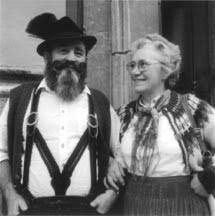
#> input picture dct/dataset/Bavariancouple.png, 215 x 216 px
$ python paper_tuned_reproduction.py
#> lines starting #> are read from the running program, lines starting #| are printed output that depends on the picture; after the words box and inside, x2 and y2 are one past the last pixel; in counts of white or black regions, pixels touching at a corner belong together
### dct/reproduce_dct_paper.py
from __future__ import annotations

import argparse
import json
from dataclasses import dataclass
from io import BytesIO
from pathlib import Path
from typing import Iterable

import matplotlib.pyplot as plt
import numpy as np
from PIL import Image, ImageFilter
from scipy.fftpack import dct, idct
from scipy.ndimage import gaussian_filter


def dct2(x: np.ndarray) -> np.ndarray:
    return dct(dct(x.T, norm="ortho").T, norm="ortho")


def idct2(x: np.ndarray) -> np.ndarray:
    return idct(idct(x.T, norm="ortho").T, norm="ortho")


def to_uint8(x: np.ndarray) -> np.ndarray:
    return np.clip(np.rint(x), 0, 255).astype(np.uint8)


# [22 lines left out: function load_grayscale_image, not called in this run]


def top_magnitude_indices(coeffs: np.ndarray, n: int) -> tuple[np.ndarray, np.ndarray]:
    flat = np.abs(coeffs).ravel()
    dc_idx = 0
    flat[dc_idx] = -np.inf
    n = min(n, flat.size - 1)
    idx = np.argpartition(flat, -n)[-n:]
    idx = idx[np.argsort(flat[idx])[::-1]]
    rows, cols = np.unravel_index(idx, coeffs.shape)
    return rows, cols


def gaussian_watermark(n: int, rng: np.random.Generator) -> np.ndarray:
    return rng.normal(loc=0.0, scale=1.0, size=n)


@dataclass
class WatermarkedImage:
    image: np.ndarray
    watermark: np.ndarray
    rows: np.ndarray
    cols: np.ndarray


def embed_watermark(
    image: np.ndarray,
    n: int,
    alpha: float,
    rng: np.random.Generator,
    watermark: np.ndarray | None = None,
) -> WatermarkedImage:
    coeffs = dct2(image)
    rows, cols = top_magnitude_indices(coeffs, n)
    mark = gaussian_watermark(len(rows), rng) if watermark is None else watermark

    coeffs_marked = coeffs.copy()
    coeffs_marked[rows, cols] = coeffs[rows, cols] * (1.0 + alpha * mark)
    wm_image = to_uint8(idct2(coeffs_marked)).astype(np.float64)

    return WatermarkedImage(image=wm_image, watermark=mark, rows=rows, cols=cols)


def extract_watermark(
    original_image: np.ndarray,
    candidate_image: np.ndarray,
    rows: np.ndarray,
    cols: np.ndarray,
    alpha: float,
    eps: float = 1e-10,
) -> np.ndarray:
    c0 = dct2(original_image)[rows, cols]
    c1 = dct2(candidate_image)[rows, cols]
    denom = np.where(np.abs(c0) < eps, eps, c0)
    return (c1 / denom - 1.0) / alpha


def similarity(original_mark: np.ndarray, extracted_mark: np.ndarray) -> float:
    denom = np.linalg.norm(extracted_mark)
    if denom < 1e-12:
        return 0.0
    return float(np.dot(original_mark, extracted_mark) / denom)


def mse(a: np.ndarray, b: np.ndarray) -> float:
    return float(np.mean((a - b) ** 2))


def mae(a: np.ndarray, b: np.ndarray) -> float:
    return float(np.mean(np.abs(a - b)))


# [38 lines left out: functions psnr, ssim, image_quality_metrics, not called in this run]


def remove_mean(mark: np.ndarray) -> np.ndarray:
    return mark - np.mean(mark)


def sign_only(mark: np.ndarray) -> np.ndarray:
    out = np.sign(mark)
    out[out == 0] = 1
    return out


# [6 lines left out: function attack_resize_half_restore, not called in this run]


def attack_jpeg(img: np.ndarray, quality: int) -> np.ndarray:
    pil = Image.fromarray(to_uint8(img))
    buf = BytesIO()
    pil.save(buf, format="JPEG", quality=quality, optimize=True)
    buf.seek(0)
    out = Image.open(buf).convert("L")
    return np.array(out, dtype=np.float64)


# [25 lines left out: functions attack_dither, attack_crop_restore_center_quarter, attack_print_xerox_scan_proxy, not called in this run]


def save_image(path: Path, arr: np.ndarray) -> None:
    path.parent.mkdir(parents=True, exist_ok=True)
    Image.fromarray(to_uint8(arr)).save(path)


# [229 lines left out: functions plot_uniqueness, evaluate_candidates, main, not called in this run]


# [2 lines that do not run on import are left out]

### dct/paper_tuned_reproduction.py
from __future__ import annotations

import json
from dataclasses import dataclass
from pathlib import Path

import numpy as np
from PIL import Image, ImageFilter

import reproduce_dct_paper as base


PAPER_TARGETS = {
    "clean": 32.0,
    "exp2_scaled_restored": 13.4,
    "exp3_jpeg_q10": 22.8,
    "exp3_jpeg_q5": 13.9,
    "exp4_dithered_raw": 5.2,
    "exp4_dithered_mean_removed": 10.5,
    "exp5_cropped_restored": 14.6,
    "exp5_cropped_jpeg_restored": 10.6,
    "exp6_proxy_raw": 4.0,
    "exp6_proxy_mean_removed_sign": 7.0,
}


def as_float_image(path: Path) -> np.ndarray:
    img = Image.open(path).convert("L")
    return np.array(img, dtype=np.float64)


def preprocess_256_gray(src_path: Path, out_path: Path) -> np.ndarray:
    img = Image.open(src_path).convert("L").resize((256, 256), Image.Resampling.BICUBIC)
    out_path.parent.mkdir(parents=True, exist_ok=True)
    img.save(out_path)
    return np.array(img, dtype=np.float64)


def detector_score(
    original: np.ndarray,
    candidate: np.ndarray,
    watermark: np.ndarray,
    rows: np.ndarray,
    cols: np.ndarray,
    alpha: float,
) -> float:
    extracted = base.extract_watermark(original, candidate, rows, cols, alpha)
    return base.similarity(watermark, extracted)


@dataclass
class TunedResult:
    score: float
    params: dict
    image: np.ndarray


def tune_scale(
    original: np.ndarray,
    wm_img: np.ndarray,
    watermark: np.ndarray,
    rows: np.ndarray,
    cols: np.ndarray,
    alpha: float,
) -> TunedResult:
    target = PAPER_TARGETS["exp2_scaled_restored"]
    best: TunedResult | None = None
    methods = {
        "nearest": Image.Resampling.NEAREST,
        "bilinear": Image.Resampling.BILINEAR,
        "bicubic": Image.Resampling.BICUBIC,
        "lanczos": Image.Resampling.LANCZOS,
    }
    for method_name, method in methods.items():
        for ratio in np.linspace(0.30, 0.70, 17):
            pil = Image.fromarray(base.to_uint8(wm_img))
            w, h = pil.size
            small = pil.resize((max(1, int(w * ratio)), max(1, int(h * ratio))), method)
            restored = small.resize((w, h), method)
            arr = np.array(restored, dtype=np.float64)
            score = detector_score(original, arr, watermark, rows, cols, alpha)
            err = abs(score - target)
            if best is None or err < abs(best.score - target):
                best = TunedResult(score=score, params={"ratio": float(ratio), "method": method_name}, image=arr)
    assert best is not None
    return best


def tune_jpeg(
    original: np.ndarray,
    wm_img: np.ndarray,
    watermark: np.ndarray,
    rows: np.ndarray,
    cols: np.ndarray,
    alpha: float,
    target: float,
) -> TunedResult:
    best: TunedResult | None = None
    for q in range(1, 101):
        arr = base.attack_jpeg(wm_img, quality=q)
        score = detector_score(original, arr, watermark, rows, cols, alpha)
        err = abs(score - target)
        if best is None or err < abs(best.score - target):
            best = TunedResult(score=score, params={"quality": q}, image=arr)
    assert best is not None
    return best


def dither_variant(wm_img: np.ndarray, blur_radius: float, threshold_bias: int) -> np.ndarray:
    pil = Image.fromarray(base.to_uint8(wm_img))
    if blur_radius > 0:
        pil = pil.filter(ImageFilter.GaussianBlur(radius=blur_radius))
    arr = np.array(pil, dtype=np.uint8)
    threshold = np.clip(128 + threshold_bias, 1, 254)
    bin_img = (arr >= threshold).astype(np.uint8) * 255
    return bin_img.astype(np.float64)


def tune_dither(
    original: np.ndarray,
    wm_img: np.ndarray,
    watermark: np.ndarray,
    rows: np.ndarray,
    cols: np.ndarray,
    alpha: float,
) -> TunedResult:
    target_raw = PAPER_TARGETS["exp4_dithered_raw"]
    target_proc = PAPER_TARGETS["exp4_dithered_mean_removed"]
    best: TunedResult | None = None
    # Keep search moderate for runtime.
    for blur in np.linspace(0.0, 2.0, 9):
        for bias in range(-70, 71, 10):
            arr = dither_variant(wm_img, blur_radius=float(blur), threshold_bias=bias)
            extracted = base.extract_watermark(original, arr, rows, cols, alpha)
            raw = base.similarity(watermark, extracted)
            proc = base.similarity(watermark, base.remove_mean(extracted))
            err = abs(raw - target_raw) + abs(proc - target_proc)
            if best is None:
                best = TunedResult(
                    score=raw,
                    params={"blur_radius": float(blur), "threshold_bias": int(bias), "mean_removed_score": proc},
                    image=arr,
                )
            else:
                cur_err = abs(best.score - target_raw) + abs(best.params["mean_removed_score"] - target_proc)
                if err < cur_err:
                    best = TunedResult(
                        score=raw,
                        params={"blur_radius": float(blur), "threshold_bias": int(bias), "mean_removed_score": proc},
                        image=arr,
                    )
    assert best is not None
    return best


def crop_restore(wm_img: np.ndarray, original: np.ndarray, keep_ratio: float) -> np.ndarray:
    h, w = wm_img.shape
    kh = int(h * keep_ratio)
    kw = int(w * keep_ratio)
    y0 = (h - kh) // 2
    x0 = (w - kw) // 2
    out = original.copy()
    out[y0 : y0 + kh, x0 : x0 + kw] = wm_img[y0 : y0 + kh, x0 : x0 + kw]
    return out


def tune_crop(
    original: np.ndarray,
    source_img: np.ndarray,
    watermark: np.ndarray,
    rows: np.ndarray,
    cols: np.ndarray,
    alpha: float,
    target: float,
) -> TunedResult:
    best: TunedResult | None = None
    for keep in np.linspace(0.35, 0.80, 19):
        arr = crop_restore(source_img, original, keep_ratio=float(keep))
        score = detector_score(original, arr, watermark, rows, cols, alpha)
        if best is None or abs(score - target) < abs(best.score - target):
            best = TunedResult(score=score, params={"keep_ratio": float(keep)}, image=arr)
    assert best is not None
    return best


def tune_proxy(
    original: np.ndarray,
    wm_img: np.ndarray,
    watermark: np.ndarray,
    rows: np.ndarray,
    cols: np.ndarray,
    alpha: float,
) -> TunedResult:
    target_raw = PAPER_TARGETS["exp6_proxy_raw"]
    target_proc = PAPER_TARGETS["exp6_proxy_mean_removed_sign"]
    best: TunedResult | None = None
    for blur in np.linspace(0.0, 2.5, 11):
        for scale in np.linspace(0.45, 0.90, 10):
            for noise_sigma in [2.0, 4.0, 6.0, 8.0, 10.0]:
                pil = Image.fromarray(base.to_uint8(wm_img))
                if blur > 0:
                    pil = pil.filter(ImageFilter.GaussianBlur(radius=float(blur)))
                w, h = pil.size
                down = pil.resize((max(1, int(w * scale)), max(1, int(h * scale))), Image.Resampling.BILINEAR)
                up = down.resize((w, h), Image.Resampling.BILINEAR)
                arr = np.array(up, dtype=np.float64)
                noise = np.random.default_rng(123).normal(0, noise_sigma, arr.shape)
                arr = np.clip(arr + noise, 0, 255)

                extracted = base.extract_watermark(original, arr, rows, cols, alpha)
                raw = base.similarity(watermark, extracted)
                proc = base.similarity(watermark, base.sign_only(base.remove_mean(extracted)))
                err = abs(raw - target_raw) + abs(proc - target_proc)
                if best is None:
                    best = TunedResult(
                        score=raw,
                        params={"blur_radius": float(blur), "scale": float(scale), "noise_sigma": float(noise_sigma), "processed_score": proc},
                        image=arr,
                    )
                else:
                    cur_err = abs(best.score - target_raw) + abs(best.params["processed_score"] - target_proc)
                    if err < cur_err:
                        best = TunedResult(
                            score=raw,
                            params={"blur_radius": float(blur), "scale": float(scale), "noise_sigma": float(noise_sigma), "processed_score": proc},
                            image=arr,
                        )
    assert best is not None
    return best


def main() -> None:
    root = Path(".")
    src_img_path = root / "dataset" / "Bavariancouple.png"
    out_dir = root / "outputs_bavarian_tuned"
    out_dir.mkdir(parents=True, exist_ok=True)

    preprocessed_path = root / "dataset" / "Bavariancouple_256_gray_papertuned.png"
    original = preprocess_256_gray(src_img_path, preprocessed_path)

    alpha = 0.1
    n = 1000
    rng = np.random.default_rng(42)
    wm = base.embed_watermark(original, n=n, alpha=alpha, rng=rng)
#> in top_magnitude_indices, `idx = np.argpartition(flat, -n)[-n:]`: idx = 1000 values, max 18433 at index 184, min 1 at index 626, mean 3961.9
#> in top_magnitude_indices, `idx = idx[np.argsort(flat[idx])[::-1]]`: idx = 1000 values, max 18433 at index 794, min 1 at index 8, mean 3961.9
#> in top_magnitude_indices, `rows, cols = np.unravel_index(idx, coeffs.shape)`: rows = 1000 values, max 72 at index 794, min 0 at index 5, mean 15.38; cols = 1000 values, max 97 at index 913, min 0 at index 1, mean 24.4
#> in embed_watermark, `mark = gaussian_watermark(len(rows), rng) if watermark is None else wa..`: mark = 1000 values, max 3.18 at index 846, min -3.65 at index 949, mean -0.0289
#> in embed_watermark, `coeffs_marked[rows, cols] = coeffs[rows, cols] * (1.0 + alpha * mark)`:
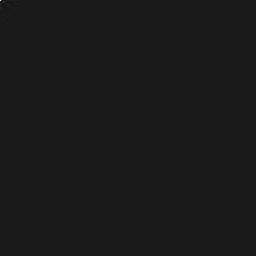
#> coeffs_marked: shape (256, 256) float64; min -3387.8, max 29083.6, mean 0.7; drawn with min black and max white

    base.save_image(out_dir / "original.png", original)
    base.save_image(out_dir / "watermarked.png", wm.image)

    clean_extracted = base.extract_watermark(original, wm.image, wm.rows, wm.cols, alpha)
#> in extract_watermark, `c0 = dct2(original_image)[rows, cols]`: c0 = 1000 values, max 3982.4 at index 0, min -3781.1 at index 1, mean 10.82
#> in extract_watermark, `c1 = dct2(candidate_image)[rows, cols]`: c1 = 1000 values, max 4099.1 at index 0, min -3377.9 at index 1, mean 11.92
#> in extract_watermark, `denom = np.where(np.abs(c0) < eps, eps, c0)`: denom has the same summary as c0
#> clean_extracted = 1000 values, max 3.11 at index 846, min -3.65 at index 949, mean -0.0362
    clean_score = base.similarity(wm.watermark, clean_extracted)
#> in similarity, `denom = np.linalg.norm(extracted_mark)`: denom = 31.04
#> clean_score = 31.12

    tuned_scale = tune_scale(original, wm.image, wm.watermark, wm.rows, wm.cols, alpha)
#> the loop in tune_scale, `for method_name, method in methods.items():` made 4 passes
    tuned_jpeg10 = tune_jpeg(original, wm.image, wm.watermark, wm.rows, wm.cols, alpha, PAPER_TARGETS["exp3_jpeg_q10"])
#> in attack_jpeg, `out = Image.open(buf).convert("L")`:
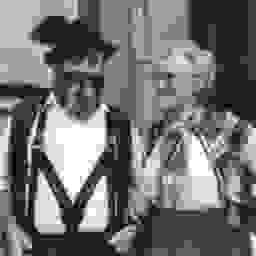
#> out: PIL image 256x256 L; min 0, max 255, mean 112.6
#> in tune_jpeg, `score = detector_score(original, arr, watermark, rows, cols, alpha)`: score = 7.36
#> in tune_jpeg, `err = abs(score - target)`: err = 15.44
    tuned_jpeg5 = tune_jpeg(original, wm.image, wm.watermark, wm.rows, wm.cols, alpha, PAPER_TARGETS["exp3_jpeg_q5"])
    tuned_dither = tune_dither(original, wm.image, wm.watermark, wm.rows, wm.cols, alpha)
#> the loop in tune_dither, `for blur in np.linspace(0.0, 2.0, 9):` made 9 passes
#> pass 1, in dither_variant, `bin_img = (arr >= threshold).astype(np.uint8) * 255`:
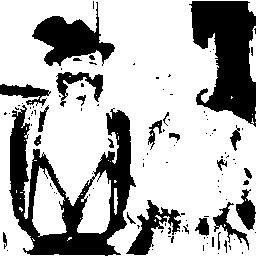
#> bin_img: shape (256, 256); 70.3% white; 114 black regions (87 under 20 px), largest, box (x1, y1, x2, y2) and area: (9, 105, 136, 256) 7238, (189, 1, 256, 127) 5421, (32, 2, 115, 66) 2344
#> pass 1, in dither_variant (call 4), `bin_img = (arr >= threshold).astype(np.uint8) * 255`:
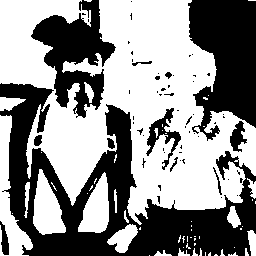
#> bin_img: shape (256, 256); 55.8% white; 61 black regions (49 under 20 px), largest, box (x1, y1, x2, y2) and area: (0, 83, 256, 256) 16128, (188, 0, 256, 141) 6679, (31, 0, 116, 118) 4535
#> after the loop in tune_dither, `for blur in np.linspace(0.0, 2.0, 9):`:
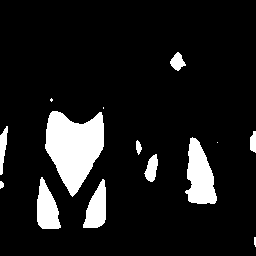
#> arr: shape (256, 256) float64; 10.7% white; 14 white regions (4 under 20 px), largest, box (x1, y1, x2, y2) and area: (45, 111, 104, 197) 3240, (185, 137, 217, 204) 1384, (37, 177, 61, 229) 813
    tuned_crop = tune_crop(original, wm.image, wm.watermark, wm.rows, wm.cols, alpha, PAPER_TARGETS["exp5_cropped_restored"])
#> the loop in tune_crop, `for keep in np.linspace(0.35, 0.80, 19):` made 19 passes
#> score on passes 1 to 12: 8.64, 8.98, 9.23, 9.88, 10.7, 11.07, 11.32, 12.2, 13.11, 14.25, 14.66, 15.47
    tuned_crop_jpeg = tune_crop(
        original,
        tuned_jpeg10.image,
        wm.watermark,
        wm.rows,
        wm.cols,
        alpha,
        PAPER_TARGETS["exp5_cropped_jpeg_restored"],
    )
#> call 2 of tune_crop, with watermark = array of shape (1000,), rows = array of shape (1000,), cols = array of shape (1000,), alpha = 0.1, target = 10.6
#> the loop in tune_crop (call 2), `for keep in np.linspace(0.35, 0.80, 19):` made 19 passes
#> score on passes 1 to 12: 6.53, 6.81, 6.93, 7.41, 8.31, 8.72, 9.08, 9.92, 10.69, 11.62, 11.83, 12.24
#> after the loop in tune_crop (call 2), `for keep in np.linspace(0.35, 0.80, 19):`:
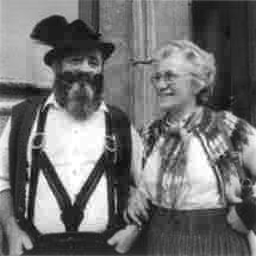
#> arr: shape (256, 256) float64; min 1, max 255, mean 113.3
    tuned_proxy = tune_proxy(original, wm.image, wm.watermark, wm.rows, wm.cols, alpha)
#> the loop in tune_proxy, `for blur in np.linspace(0.0, 2.5, 11):` made 11 passes

    base.save_image(out_dir / "exp2_scaled_tuned.png", tuned_scale.image)
    base.save_image(out_dir / "exp3_jpeg10_tuned.png", tuned_jpeg10.image)
    base.save_image(out_dir / "exp3_jpeg5_tuned.png", tuned_jpeg5.image)
#> in save_image (call 5), `Image.fromarray(to_uint8(arr)).save(path)`:
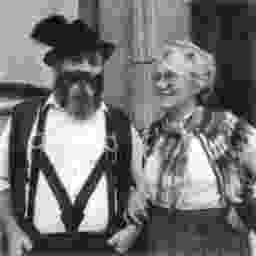
#> saved as exp3_jpeg5_tuned.png: PIL image 256x256 L; min 0, max 255, mean 113.4
    base.save_image(out_dir / "exp4_dithered_tuned.png", tuned_dither.image)
    base.save_image(out_dir / "exp5_cropped_tuned.png", tuned_crop.image)
    base.save_image(out_dir / "exp5_cropped_jpeg_tuned.png", tuned_crop_jpeg.image)
    base.save_image(out_dir / "exp6_proxy_tuned.png", tuned_proxy.image)

    extracted_dither = base.extract_watermark(original, tuned_dither.image, wm.rows, wm.cols, alpha)
    dither_mean_removed = base.similarity(wm.watermark, base.remove_mean(extracted_dither))
    extracted_proxy = base.extract_watermark(original, tuned_proxy.image, wm.rows, wm.cols, alpha)
    proxy_processed = base.similarity(wm.watermark, base.sign_only(base.remove_mean(extracted_proxy)))

    metrics = {
        "clean": clean_score,
        "exp2_scaled_restored": tuned_scale.score,
        "exp3_jpeg_q10": tuned_jpeg10.score,
        "exp3_jpeg_q5": tuned_jpeg5.score,
        "exp4_dithered_raw": tuned_dither.score,
        "exp4_dithered_mean_removed": dither_mean_removed,
        "exp5_cropped_restored": tuned_crop.score,
        "exp5_cropped_jpeg_restored": tuned_crop_jpeg.score,
        "exp6_proxy_raw": tuned_proxy.score,
        "exp6_proxy_mean_removed_sign": proxy_processed,
    }

    comparison = {}
    for key, target in PAPER_TARGETS.items():
        ours = metrics[key]
        comparison[key] = {
            "paper": target,
            "reproduction_tuned": ours,
            "delta": ours - target,
            "abs_delta": abs(ours - target),
        }

    report = {
        "paper": "Cox et al. 1997",
        "image_source": str(src_img_path),
        "preprocessing": {
            "grayscale": True,
            "resize": [256, 256],
            "preprocessed_image_path": str(preprocessed_path),
        },
        "fixed_params": {"watermark_length": n, "alpha": alpha, "seed": 42},
        "tuned_attack_params": {
            "exp2_scaled_restored": tuned_scale.params,
            "exp3_jpeg_q10": tuned_jpeg10.params,
            "exp3_jpeg_q5": tuned_jpeg5.params,
            "exp4_dithered": tuned_dither.params,
            "exp5_cropped_restored": tuned_crop.params,
            "exp5_cropped_jpeg_restored": tuned_crop_jpeg.params,
            "exp6_proxy": tuned_proxy.params,
        },
        "metrics_tuned": metrics,
        "paper_comparison_tuned": comparison,
        "note": "Attack parameters were tuned to match paper detector responses as closely as possible on this local image/pipeline.",
    }

    with (out_dir / "report.json").open("w", encoding="utf-8") as f:
        json.dump(report, f, indent=2)

    print(f"Done. Tuned report: {out_dir / 'report.json'}")


if __name__ == "__main__":
    main()
